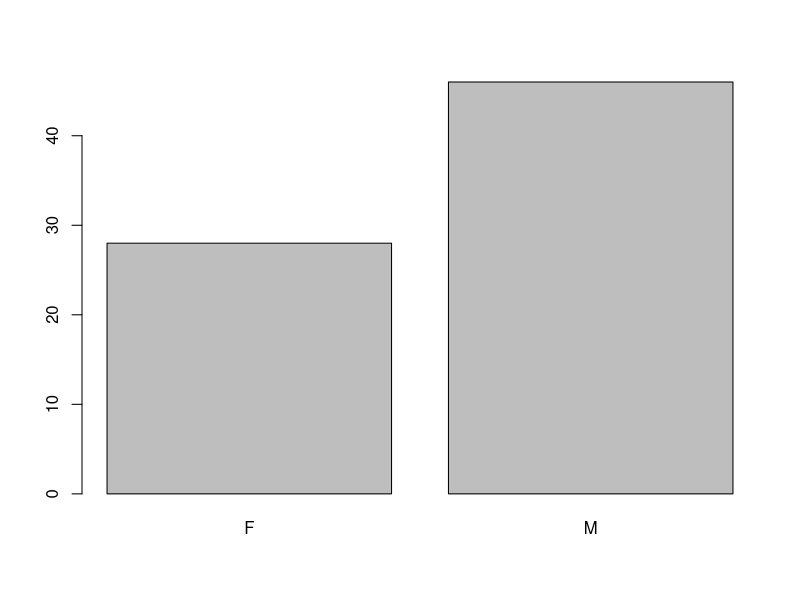
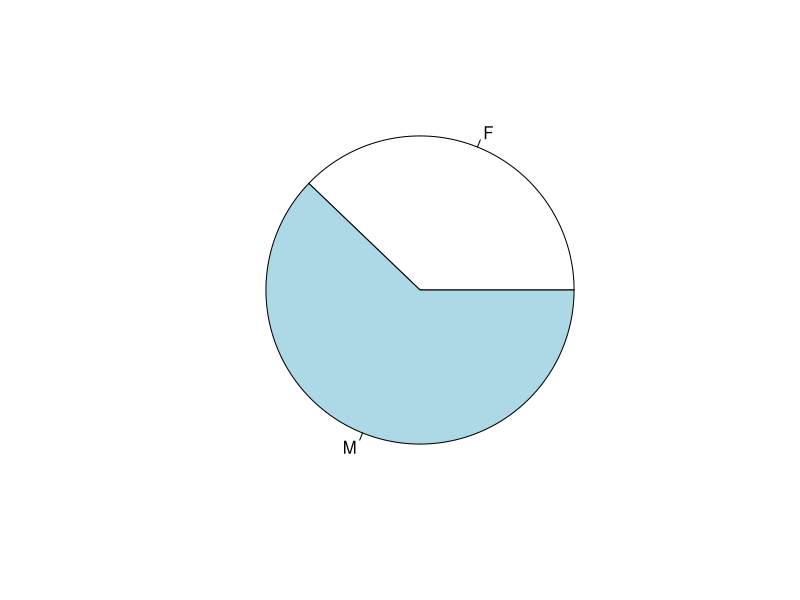
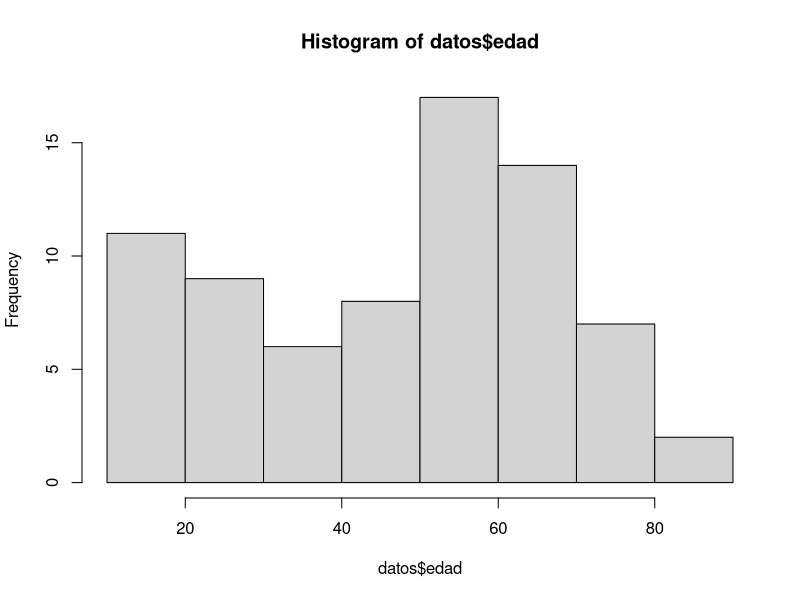
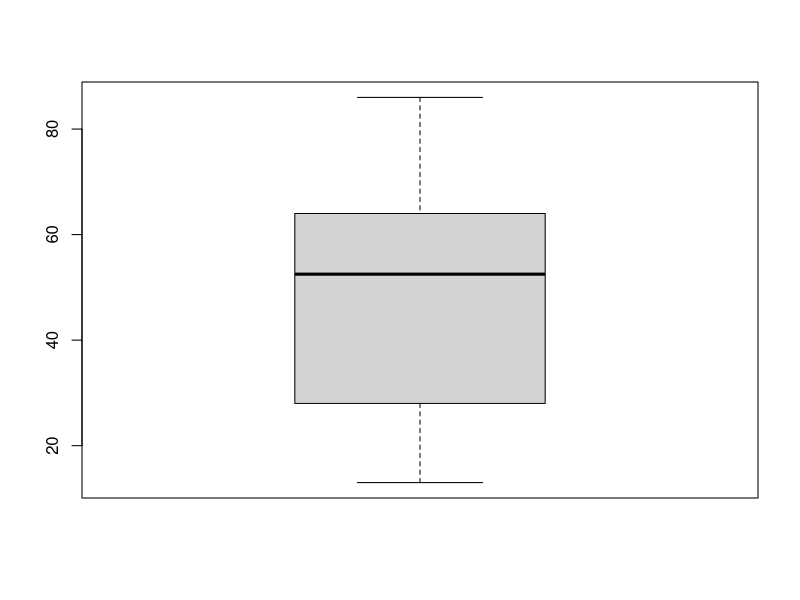
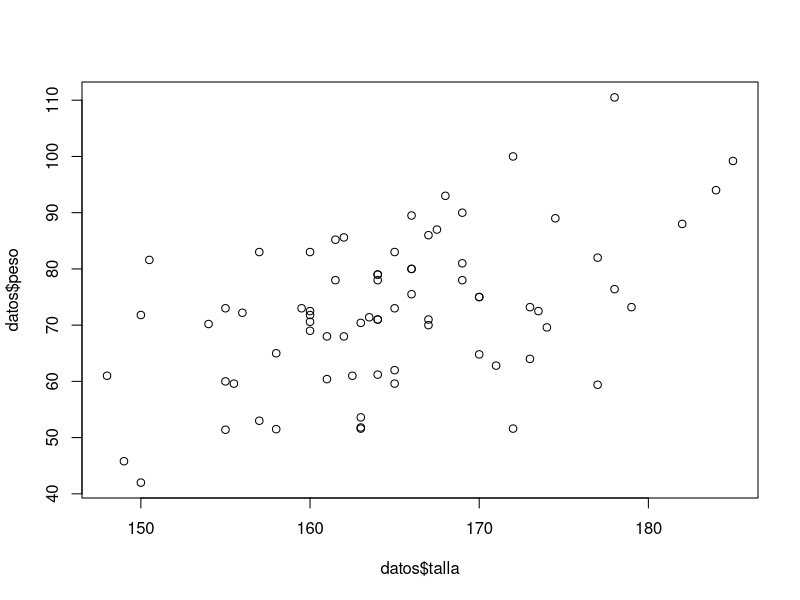

Here is the R script that generated these plots, in order:
## ---- chunk 1
knitr::opts_chunk$set(echo = TRUE)
knitr::opts_chunk$set(width = 60)
## ---- chunk 2
# esto es una línea de comentario y no es 
# tenida en cuenta por el intérprete
## ---- chunk 3
a <- 1

2 -> b

c = 3
## ---- chunk 4
a
b
c
## ---- chunk 5
vec1 <- 1
vec1
## ---- chunk 6
vec2 <- c(1,5,2)
vec2
## ---- chunk 7
length(vec2)
## ---- chunk 8
mode(vec2)
## ---- chunk 9
vec3 <- "Hola"
vec3
## ---- chunk 10
length(vec3)
## ---- chunk 11
mode(vec3)
## ---- chunk 12
matriz1 <- matrix(data=c(1,2,3,4), nrow = 2, ncol = 2)
matriz1
## ---- chunk 13
array1 <- array(data=c(1,2,3,4,5,6,7,8), 
                dim = c(2,2,2))
array1
## ---- chunk 14
factor1 <- factor(x=c("a","b","a","c","b","a"), 
                  levels = c("a","b","c"))
factor1
## ---- chunk 15
HC <- c("F324", "G21", "G34", "F231")
edad <- c(34,32,34,54)
sexo <- c("M", "H", "H", "M")

df1 <- data.frame(HC, edad, sexo)

df1
## ---- chunk 16
2 + 5
3 - 2
9 * 3
10 / 2
5 ^ 2
## ---- chunk 17
a <- 3
b <- 6
(a + b)*b
## ---- chunk 18
a <- c(1,2,3)
a * 3
## ---- chunk 19
a <- c(1,2,3)
a * a
## ---- chunk 20
a <- c(3,8,2)
a == c(3,4,5)
## ---- chunk 21
a <- c(4,8,10)
a > 8
a < 8
a != 8

## ---- chunk 22
a <- c(1:8)
a
(a > 3) & (a < 7)
## ---- chunk 23
1:10
10:1
## ---- chunk 24
seq(from=1, to=20,by = 2)
## ---- chunk 25
seq(from=0.1, to=0.9,by = 0.1)
seq(from=-5, to=5,by = 1)
seq(from=300, to=0,by = -50)
## ---- chunk 26
rep(x=2, times=5)
rep(1:4, 5)  # combinada con el operador :
rep(c(4.5,6.8,7.2), 2) # combinada con la función c()
## ---- chunk 27
x <- c("a","b","c","d","e")	# generamos un vector x con 5 letras

x[1]	# llamamos a la primer posición y nos devuelve su valor 
		
x[3]	# llamamos a la tercer posición y nos devuelve su valor

x[c(1,3)]	# llamamos a las posiciones 1 y 3 juntas mediante c()

x[-c(1, 4)]	# llamamos a las posiciones menos la 1 y la 4

y <- c(1, 2, 5) # creamos otro vector y con los valores 1,2 y 5
x[y]		# utilizamos el vector y como índice y nos devuelve 	

x[2] <- "h"	# asignamos el valor “h” a la posición 2 del vector x
x

z <- x[-5]  # creamos el vector z eliminando la posición 5 de x
z
## ---- chunk 28
matriz <- matrix(data=c(1:15), nrow = 5, ncol = 3) # creamos una matriz
matriz   #  mostramos la matriz creada

matriz[3,2]     # llamamos al valor contenido en la fila 3 columna 2

matriz[2:4,3]   # llamamos a los valores contenidos entre la fila 2 y 4 de la columna 3

matriz[5,c(1,3)] # llamamos a los valores contenidos en la fila 5 de la columna 1 y 3

matriz[1,] <- matriz[4,]  # asignamos los valores de la fila 4 a la fila 1
matriz       # mostramos la matriz con los cambios
## ---- chunk 29
vec1 <- c(1:8)
vec1

vec1[vec1>3 & vec1<7]
## ---- chunk 30
vec1[c(F,F,F,T,T,T,F,F)]
## ---- chunk 31
vec1>3 & vec1<7
## ---- chunk 32
matriz[matriz < 5] <- 100  # asignamos el valor 100 a todos los 
# elementos de la matriz que sean menores a 5

matriz  # mostramos la matriz modificada
## ---- chunk 33
sexo <- c("Masculino", "Femenino", "Femenino", "Masculino", "Masculino", "Masculino","Femenino")
## ---- chunk 34
is.vector(sexo) # preguntamos si sexo es un vector
mode(sexo)  # visualizamos el tipo de dato de sexo
## ---- chunk 35
sexo <- factor(sexo)
sexo

## ---- chunk 36
is.vector(sexo) # preguntamos si sexo es un vector
is.factor(sexo) # preguntamos si sexo es un factor
mode(sexo)  # visualizamos el tipo de dato de sexo
## ---- chunk 37
str(sexo)
## ---- chunk 38
levels(sexo)
## ---- chunk 39
salud <- c(4,3,1,3,2,2,3,3,1)
salud
## ---- chunk 40
nivsalud <- factor(salud,
                   label=c("Mala","Regular","Buena","Muy buena"),
                   levels= 1:4)
nivsalud
## ---- chunk 41
levels(nivsalud)
## ---- chunk 42
nivsalud <- factor(salud,
                   label=c("Mala","Regular","Buena","Muy buena"),
                   levels= 1:4,ordered=T)
nivsalud
## ---- chunk 43
vec1 <- 1:6
vec1
vec2 <- 11:16
vec2
## ---- chunk 44
m1 <- rbind(vec1,vec2)
m1
class(m1)
## ---- chunk 45
m2 <- cbind(vec1,vec2)
m2
class(m2)
## ---- chunk 46
cbind(m2,m2)
## ---- chunk 47
ncol(m1)
## ---- chunk 48
nrow(m2)
## ---- chunk 49
dim(m1)
## ---- chunk 50
id <- 1:5     # construimos el vector id
edad <- c(23,43,12,65,37)     # construimos el vector edad
sexo <- c("M","F","F","M","F")   # construimos el vector sexo
trabaja <- c(T,T,F,F,T)    # construimos el vector trabaja
datos <- data.frame(id,edad,sexo,trabaja)   # construimos el dataframe datos
## ---- chunk 51
ncol(datos)  # pedimos el número de columnas (variables)
nrow(datos)  # pedimos el número de filas (registros u observaciones)
dim(datos)   # pedimos las dimensiones del dataframe (observaciones,variables)
## ---- chunk 52
str(datos)
## ---- chunk 53
datos$sexo
## ---- chunk 54
datos[,3]   # pedimos la tercer variable (sexo)
## ---- chunk 55
datos[1,2]  # observación 1 variable 2
datos[4,]  # observación 4 todas las variables
datos[1:3,3] # observación 1,2 y 3 variable 3
datos[5,c(1,4)] # observación 5 variables 1 y 4
## ---- chunk 56
names(datos)
## ---- chunk 57
mujeres <- datos[datos$sexo=="F",]
mujeres
## ---- chunk 58
mujeres_mayores_20 <- datos[datos$sexo=="F" & datos$edad>20,]
mujeres_mayores_20
## ---- chunk 59
subset(datos, sexo=="F")
subset(datos, sexo=="F" & datos$edad>20)
## ---- chunk 60
subset(datos, sexo=="F", select = trabaja) # solo una variable
subset(datos, sexo=="F", select = c(id,sexo)) # más de una variable específica
subset(datos, sexo=="F", select = -trabaja) # todas menos una variable
subset(datos, sexo=="F", select = edad:trabaja) # un rango de variables
## ---- chunk 61
datos <- read.csv2("datos.csv")
## ---- chunk 62
str(datos)
## ---- chunk 63
table(datos$sexo)
## ---- chunk 64
prop.table(table(datos$sexo))
## ---- chunk 65
prop.table(table(datos$sexo)) * 100
## ---- chunk 66
round(prop.table(table(datos$sexo)) * 100,2)
## ---- chunk 67
table(datos$sexo,datos$trabaja)
## ---- chunk 68
prop.table(table(datos$sexo,datos$trabaja))
## ---- chunk 69
round(prop.table(table(datos$sexo,datos$trabaja)) * 100,2)
## ---- chunk 70
round(prop.table(table(datos$sexo,datos$trabaja),
                 margin = 1)*100,2)
## ---- chunk 71
round(prop.table(table(datos$sexo,datos$trabaja),
                 margin = 2)*100,2)
## ---- chunk 72
addmargins(table(datos$sexo,datos$trabaja))
addmargins(prop.table(table(datos$sexo,datos$trabaja)))*100
## ---- chunk 73
mean(datos$edad)     # media de la variable edad del dataframe datos
median(datos$edad)  # mediana de la variable edad del dataframe datos
## ---- chunk 74
quantile(datos$edad,0.25)  # Q1 (P25)
quantile(datos$edad,0.50)  # Q2 (P50 o mediana)
quantile(datos$edad,0.75)  # Q3 (P75)
## ---- chunk 75
quantile(datos$edad, seq(0,1,by=0.1))
## ---- chunk 76
fivenum(datos$edad)
## ---- chunk 77
min(datos$edad)
max(datos$edad)
## ---- chunk 78
var(datos$edad)
sd(datos$edad)
## ---- chunk 79
diff(range(datos$edad))
## ---- chunk 80
IQR(range(datos$edad))
## ---- chunk 81
sd(datos$edad)/mean(datos$edad)*100
## ---- chunk 82
round(sd(datos$edad)/(sqrt(length(datos$edad))),2)
## ---- chunk 83
barplot(table(datos$sexo))
## ---- chunk 84
pie(table(datos$sexo))
## ---- chunk 85
hist(datos$edad)
## ---- chunk 86
boxplot(datos$edad)
## ---- chunk 87
plot(datos$talla,datos$peso)
